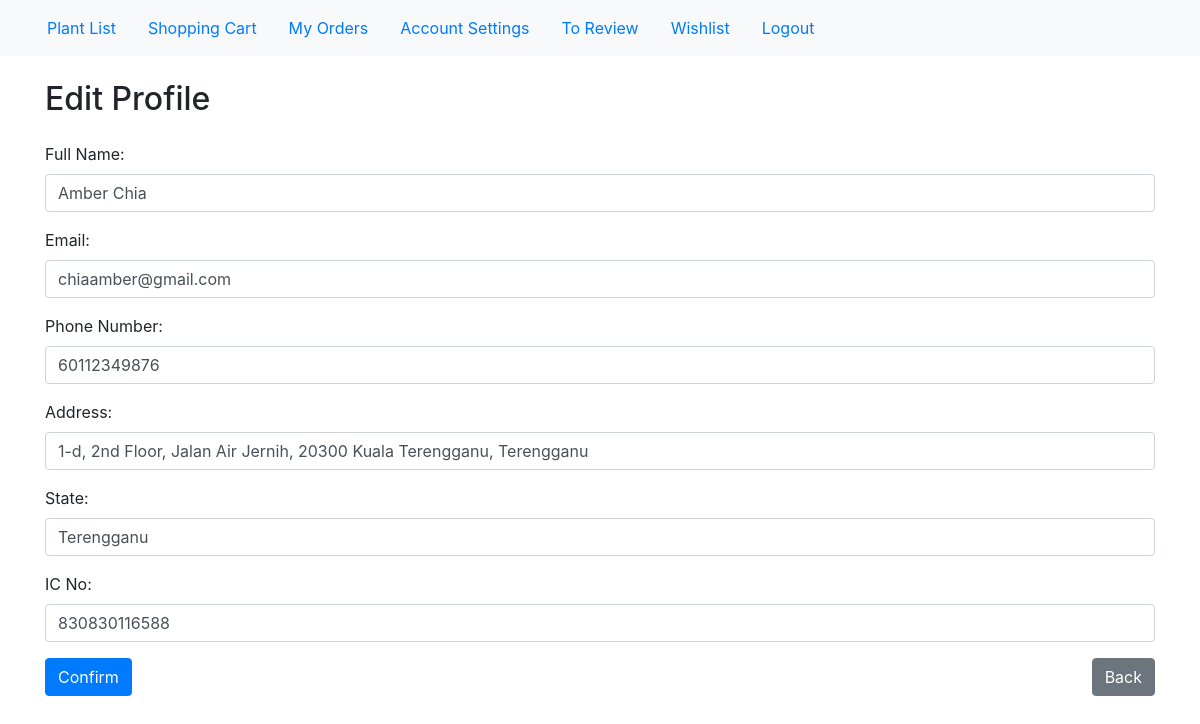
/profile/edit/ (signed in), run on the app's committed database.
### app/models.py (models this page shows, shortened)
class Customer(models.Model):
    user = models.OneToOneField(User, on_delete=models.CASCADE, primary_key=True, related_name='customer_profile')
    customer_name = models.CharField(max_length=80, default='Unknown')
    customer_address = models.CharField(max_length=200)
    customer_state = models.CharField(max_length=30)
    customer_ic = models.CharField(max_length=30, unique=True)
    customer_phone_number = models.BigIntegerField()

class User(AbstractUser):
    is_customer = models.BooleanField(default=False)
    is_deliveryman = models.BooleanField(default=False)
    is_admin = models.BooleanField(default=False)
    email = models.EmailField(unique=True)
    USERNAME_FIELD = 'email'
    REQUIRED_FIELDS = []    # Remove 'email' from here since it's the USERNAME_FIELD

### app/views.py (the view)
# urls.py: path('profile/edit/', views.update_profile, name='edit_profile'),  # For displaying the form
@login_required
def update_profile(request):
    customer = request.user.customer_profile
    valid_states = ['Johor', 'Kedah', 'Kelantan', 'Malacca', 'Negeri Sembilan', 'Pahang', 'Penang', 'Perak', 'Perlis', 'Sabah', 'Sarawak', 'Selangor', 'Terengganu', 'Kuala Lumpur', 'Labuan', 'Putrajaya']
    if request.method == 'POST':
        errors = False  # Flag to track if any validation errors occur
        full_name = request.POST.get('full_name', '').strip()
        if not (10 <= len(full_name) <= 50):
            messages.error(request, 'Full name must be between 10 and 50 characters long.')
            errors = True
        email = request.POST.get('email', '').strip()
        try:
            validate_email(email)
        except ValidationError:
            messages.error(request, 'Enter a valid email address.')
            errors = True
        phone_number = request.POST.get('phone_number', '').strip()
        phone_regex = RegexValidator(regex=r'^60\d{9,10}$', message="Phone number must be entered in the format: '60123456789'. Up to 11 digits allowed.")
        try:
            phone_regex(phone_number)
        except ValidationError:
            messages.error(request, 'Invalid phone number format. Ensure it starts with 60 and is followed by 9 or 10 digits.')
            errors = True
        address = request.POST.get('address', '').strip()
        if len(address) > 200:
            messages.error(request, 'Address must be under 200 characters long.')
            errors = True
        state = request.POST.get('state', '').strip().capitalize()
        valid_states_capitalized = [s.capitalize() for s in valid_states]  # Capitalize valid states for case-insensitive comparison
        if state not in valid_states_capitalized:
            messages.error(request, 'Invalid state. Please enter a valid state.')
            errors = True
        ic_no = request.POST.get('ic_no', '').strip()
        if not (len(ic_no) == 12 and ic_no.isdigit()):
            messages.error(request, 'IC Number must consist of 12 digits.')
            errors = True
        if errors:
            return render(request, 'edit_profile.html', {
                'customer': customer,
                'full_name': request.POST.get('full_name', '').strip(),
                'email': request.POST.get('email', '').strip(),
                'phone_number': request.POST.get('phone_number', '').strip(),
                'address': request.POST.get('address', '').strip(),
                'state': state,
                'ic_no': request.POST.get('ic_no', '').strip(),
            })
        else:
            customer.customer_name = request.POST.get('full_name', '').strip()
            customer.user.email = request.POST.get('email', '').strip()
            customer.customer_phone_number = request.POST.get('phone_number', '').strip()
            customer.customer_address = request.POST.get('address', '').strip()
            customer.customer_state = state
            customer.customer_ic = request.POST.get('ic_no', '').strip()
            customer.save()
            customer.user.save()
            messages.success(request, 'Your profile has been updated.')
            return redirect('account_settings')
    else:
        return render(request, 'edit_profile.html', {'customer': customer})

### app/templates/edit_profile.html (shortened to what this page needs)
<!DOCTYPE html>
<html lang="en">
<head>
    <link href="https://stackpath.bootstrapcdn.com/bootstrap/4.5.2/css/bootstrap.min.css" rel="stylesheet">
</head>
<body>
    <nav class="navbar navbar-expand-lg navbar-light bg-light">
        <div class="container-fluid">
            <div class="collapse navbar-collapse" id="navbarNav">
                <a class="nav-link active" aria-current="page" href="{% url 'plant_list' %}">Plant List</a>
                <a class="nav-link active" aria-current="page" href="{% url 'view_cart' %}">Shopping Cart</a>
                <a class="nav-link active" aria-current="page" href="{% url 'my_orders' %}">My Orders</a>
                <a class="nav-link active" aria-current="page" href="{% url 'account_settings' %}">Account Settings</a>
                <a class="nav-link active" aria-current="page" href="{% url 'to_review' %}">To Review</a>
                <a class="nav-link active" aria-current="page" href="{% url 'view_wishlist' %}">Wishlist</a>
                <a class="nav-link" href="#">Logout</a>
            </div>
        </div>
    </nav>
    <div class="container mt-4">
        <h2 class="mb-4">Edit Profile</h2>
        <form method="post" action="{% url 'update_profile' %}">
            <div class="form-group">
                <label for="fullName">Full Name:</label>
                <input type="text" id="fullName" name="full_name" class="form-control" value="{{ full_name|default:customer.customer_name }}">
            </div>
            <div class="form-group">
                <label for="email">Email:</label>
                <input type="email" id="email" name="email" class="form-control" value="{{ email|default:customer.user.email }}">
            </div>
            <div class="form-group">
                <label for="phoneNumber">Phone Number:</label>
                <input type="text" id="phoneNumber" name="phone_number" class="form-control" value="{{ phone_number|default:customer.customer_phone_number }}">
            </div>
            <div class="form-group">
                <label for="address">Address:</label>
                <input type="text" id="address" name="address" class="form-control" value="{{ address|default:customer.customer_address }}">
            </div>
            <div class="form-group">
                <label for="state">State:</label>
                <input type="text" id="state" name="state" class="form-control" value="{{ state|default:customer.customer_state }}">
            </div>
            <div class="form-group">
                <label for="icNo">IC No:</label>
                <input type="text" id="icNo" name="ic_no" class="form-control" value="{{ ic_no|default:customer.customer_ic }}">
            </div>
            <div class="d-flex justify-content-between">
                <button type="submit" class="btn btn-primary">Confirm</button>
                <a href="{% url 'account_settings' %}" class="btn btn-secondary">Back</a>
            </div>
        </form>
    </div>
    </body>
    </html>

### data on the page
Customer: full_name "Amber Chia", email "chiaamber@gmail.com", phone_number "60112349876", address "1-d, 2nd Floor, Jalan Air Jernih, 20300 Kuala Terengganu, Terengganu", state "Terengganu", ic_no "830830116588"
